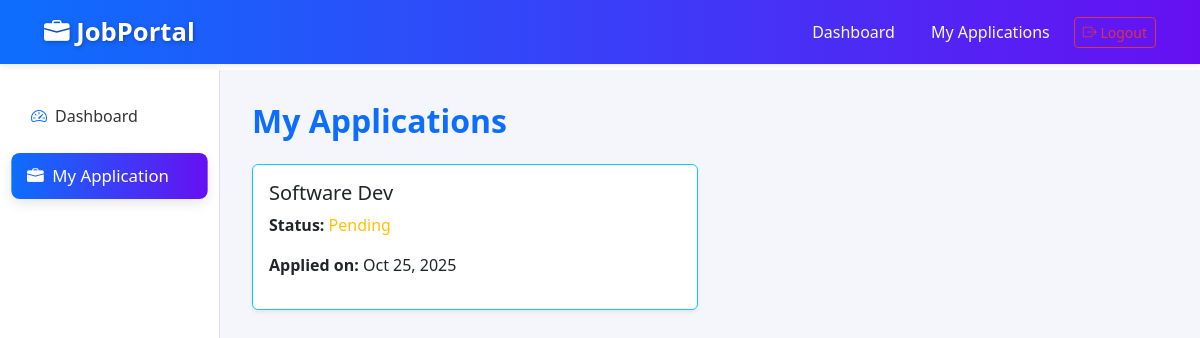
Screenshot of /account/dashboard/applications/ (signed in) with the database file from the repository.
### application/models.py (models this page shows, shortened)
class Application(models.Model):
    seeker = models.ForeignKey(User, on_delete=models.CASCADE, related_name='applications')
    job = models.ForeignKey(Job, on_delete=models.CASCADE, related_name='applications')
    status_choices = [
        ('Pending', 'Pending'),
        ('Accepted', 'Accepted'),
        ('Rejected', 'Rejected'),
    ]
    status = models.CharField(max_length=10, choices=status_choices, default='Pending')
    applied_at = models.DateTimeField(auto_now_add=True)

### job/models.py (models this page shows, shortened)
class Job(models.Model):
    recruiter = models.ForeignKey(User, on_delete=models.CASCADE, related_name='posted_jobs')
    title = models.CharField(max_length=255)
    description = models.TextField()
    location = models.CharField(max_length=100)
    salary = models.DecimalField(max_digits=10, decimal_places=2)
    experience_required = models.IntegerField()
    created_at = models.DateTimeField(auto_now_add=True)

### account/views.py (the view)
# urls.py: path('dashboard/applications/', my_applications, name='my_applications'),
@login_required
def my_applications(request):
    user=request.user
    applications = Application.objects.filter(seeker=user)
    context = {'applications': applications}
    return render(request, 'application/my_applications.html', context)

### application/templates/application/my_applications.html (shortened to what this page needs)
{% extends 'account/dashboard_base.html' %}
 {% block sidebar_links %}
<li class="nav-item">
  <a class="nav-link" href="{% url 'seeker-dashboard' %}"><i class="bi bi-speedometer2"></i> Dashboard</a>
</li>
<li class="nav-item">
  <a class="nav-link active" href="{% url 'my_applications' %}"><i class="bi bi-briefcase-fill"></i> My Application</a>
</li>
{% endblock %}
{% block dashboard_content %}
<h2 class="mb-4">My Applications</h2>
{% if applications %}
<div class="row">
  {% for app in applications %}
  <div class="col-md-6">
    <div class="card border-info shadow-sm mb-3">
      <div class="card-body">
        <h5 class="card-title">{{ app.job.title }}</h5>
        <p><strong>Status:</strong>
          <span class="{% if app.status == 'Accepted' %}text-success{% elif app.status == 'Rejected' %}text-danger{% else %}text-warning{% endif %}">
            {{ app.status }}
          </span>
        </p>
        <p><strong>Applied on:</strong> {{ app.applied_at|date:"M d, Y" }}</p>
      </div>
    </div>
  </div>
  {% endfor %}
</div>
{% else %}
<p>You have not applied to any jobs yet.</p>
{% endif %}
{% endblock %}

### account/static/account/css/dashboard_base.css (style rules this page uses)
.sidebar-menu li { margin-bottom: 1rem; }
.sidebar-menu a { text-decoration: none; display: flex; align-items: center; color: #333; font-weight: 500; padding: 10px 15px; border-radius: 8px; transition: all 0.3s ease; }
.sidebar-menu a:hover, .sidebar-menu a.active { background: linear-gradient(90deg, #0d6efd, #6610f2); color: #fff; transform: scale(1.05); box-shadow: 0 4px 12px rgba(0,0,0,0.1); }
.dashboard-content h2 { color: #0d6efd; font-weight: 600; margin-bottom: 1.5rem; }
.sidebar-menu a i { color: #0d6efd; margin-right: 8px; }
.sidebar-menu a.active i { color: #fff; }

### rows the page displays
Application: job "Software Dev", status "Pending", applied_at "Oct 25, 2025"
